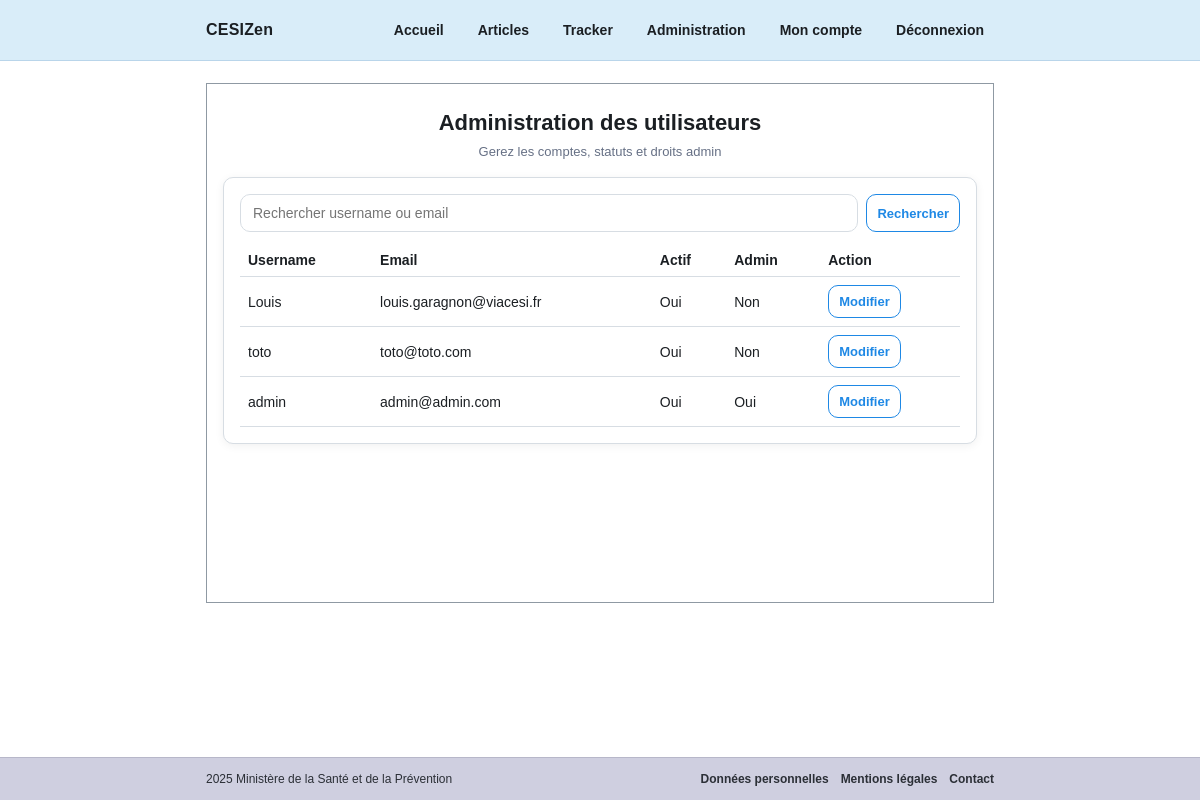
Page /accounts/admin/users/ (signed in) on the committed database.
### accounts/models.py (models this page shows, shortened)
class User(AbstractUser):
    rgpd_accepte = models.BooleanField(default=False)
    rgpd_date_acceptation = models.DateTimeField(null=True, blank=True)
    is_active = models.BooleanField(default=True)  # déjà présent dans AbstractUser

### accounts/views_admin.py (the view)
# urls.py: path("admin/users/", views_admin.user_list, name="user_admin_list"),
@user_passes_test(is_admin)
def user_list(request):
    query = request.GET.get("q", "").strip()
    users = User.objects.all().order_by("-date_joined")
    if query:
        users = users.filter(Q(username__icontains=query) | Q(email__icontains=query))
    return render(
        request,
        "accounts/admin/user_list.html",
        {"users": users, "query": query},
    )

### accounts/context_processors.py (called while the page is built)
def admin_context(request):
    return {"is_admin_user": is_admin(request.user)}

### accounts/permissions.py (called while the page is built)
def is_admin(user):
    return user.is_authenticated and (user.is_staff or user.groups.filter(name="ADMIN").exists())

### templates/accounts/admin/user_list.html (shortened to what this page needs)
{% extends "base.html" %}
{% block content %}
  <div class="center">
    <h1>Administration des utilisateurs</h1>
    <p class="subtitle">Gerez les comptes, statuts et droits admin</p>
  </div>
  <div class="card" style="max-width:100%; overflow:auto;">
    <form method="get" style="margin-bottom:12px; display:flex; gap:8px;">
      <input type="text" name="q" value="{{ query }}" placeholder="Rechercher username ou email">
      <button type="submit" class="btn btn-sm btn-secondary">Rechercher</button>
    </form>
    <table style="width:100%; border-collapse:collapse; font-size:14px;">
      <thead>
        <tr>
          <th style="text-align:left; border-bottom:1px solid var(--border); padding:8px;">Username</th>
          <th style="text-align:left; border-bottom:1px solid var(--border); padding:8px;">Email</th>
          <th style="text-align:left; border-bottom:1px solid var(--border); padding:8px;">Actif</th>
          <th style="text-align:left; border-bottom:1px solid var(--border); padding:8px;">Admin</th>
          <th style="text-align:left; border-bottom:1px solid var(--border); padding:8px;">Action</th>
        </tr>
      </thead>
      <tbody>
        {% for u in users %}
          <tr>
            <td style="border-bottom:1px solid var(--border); padding:8px;">{{ u.username }}</td>
            <td style="border-bottom:1px solid var(--border); padding:8px;">{{ u.email|default:"-" }}</td>
            <td style="border-bottom:1px solid var(--border); padding:8px;">{{ u.is_active|yesno:"Oui,Non" }}</td>
            <td style="border-bottom:1px solid var(--border); padding:8px;">{{ u.is_staff|yesno:"Oui,Non" }}</td>
            <td style="border-bottom:1px solid var(--border); padding:8px;">
              <a class="btn btn-sm btn-secondary" href="{% url 'user_admin_edit' u.pk %}">Modifier</a>
            </td>
          </tr>
        {% empty %}
          <tr>
            <td colspan="5" style="padding:12px;">Aucun utilisateur trouve.</td>
          </tr>
        {% endfor %}
      </tbody>
    </table>
  </div>
{% endblock %}

### templates/base.html (style rules this page uses)
:root { --header-bg:#d9edf9; --footer-bg:#cfcfe0; --primary:#1e88e5; --primary-dark:#176fbe; --text:#1b1f23; --muted:#667085; --border:#d7dde3; --card:#ffffff; --page-bg:#ffffff; --shadow: 0 2px 10px rgba(0,0,0,.06); --radius: 10px; --maxw: 820px; }
* { box-sizing:border-box; }
body { margin:0; font-family: Arial, sans-serif; color:var(--text); background:var(--page-bg); min-height:100vh; display:flex; flex-direction:column; }
.center { text-align:center; }
h1 { margin:0 0 8px; font-size:22px; }
.subtitle { margin:0 0 18px; color:var(--muted); font-size:13px; }
.card { max-width:520px; margin:0 auto; background:var(--card); border:1px solid var(--border); border-radius:var(--radius); padding:16px; box-shadow:var(--shadow); }
form { margin:0; }
input, select, textarea { width:100%; padding:10px 12px; border:1px solid var(--border); border-radius:10px; outline:none; font-size:14px; background:#fff; }
.btn { display:inline-block; border:none; border-radius:12px; padding:14px 16px; font-weight:800; cursor:pointer; text-decoration:none; text-align:center; font-size:14px; }
.btn-sm { padding:8px 10px; border-radius:10px; font-size:13px; font-weight:800; width:auto; }
.btn-secondary { background:#fff; border:1px solid var(--primary); color:var(--primary); }

### rows in the picture
User: username "Louis", email "louis.garagnon@viacesi.fr", is_active "Oui", is_staff "Non"
User: username "toto", email "toto@toto.com", is_active "Oui", is_staff "Non"
User: username "admin", email "admin@admin.com", is_active "Oui", is_staff "Oui"
